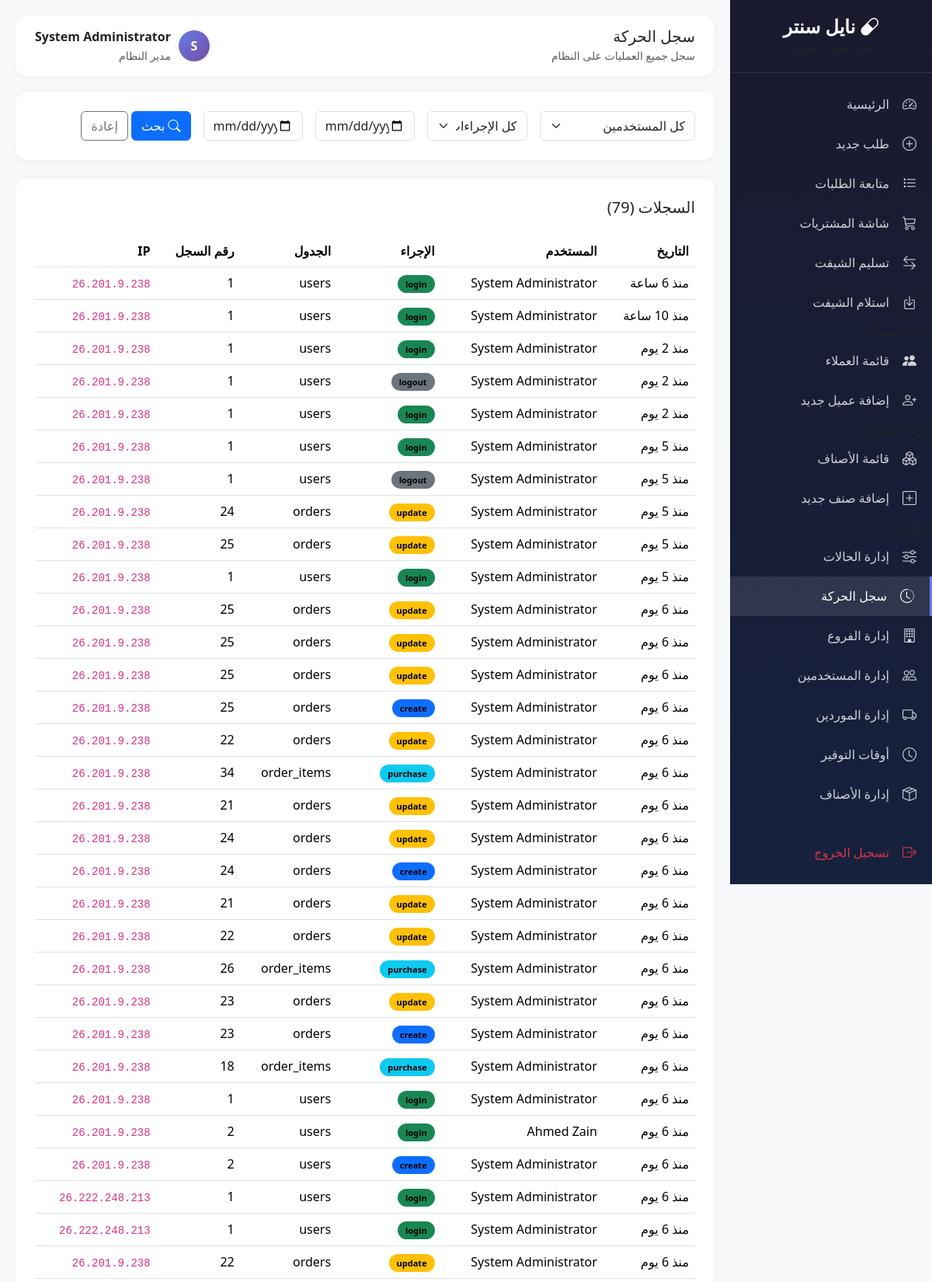
Screenshot of /modules/customer-requests/activity-log.php (signed in, upper part) with the database file from the repository.
### tables this page shows
CREATE TABLE `activity_logs` (
  `id` int(11) NOT NULL,
  `user_id` int(11) DEFAULT NULL,
  `user_name` varchar(100) DEFAULT NULL,
  `action` varchar(50) NOT NULL,
  `table_name` varchar(50) DEFAULT NULL,
  `record_id` int(11) DEFAULT NULL,
  `old_value` text DEFAULT NULL,
  `new_value` text DEFAULT NULL,
  `ip_address` varchar(50) DEFAULT NULL,
  `created_at` timestamp NOT NULL DEFAULT current_timestamp()
);

CREATE TABLE `users` (
  `id` int(11) NOT NULL,
  `username` varchar(50) NOT NULL,
  `password` varchar(255) NOT NULL,
  `full_name` varchar(100) NOT NULL,
  `role` enum('admin','pharmacist','purchaser','cashier') DEFAULT 'pharmacist',
  `branch_code` varchar(20) DEFAULT NULL,
  `phone` varchar(20) DEFAULT NULL,
  `is_active` tinyint(1) DEFAULT 1,
  `last_login` datetime DEFAULT NULL,
  `created_at` timestamp NOT NULL DEFAULT current_timestamp(),
  `updated_at` timestamp NOT NULL DEFAULT current_timestamp() ON UPDATE current_timestamp()
);

### core/config.php (called while the page is built, shortened)
<?php
function timeAgo($datetime) {
    $time = strtotime($datetime);
    $now = time();
    $diff = $now - $time;
    if ($diff < 86400) return 'منذ ' . floor($diff / 3600) . ' ساعة';
    if ($diff < 604800) return 'منذ ' . floor($diff / 86400) . ' يوم';
    return date('Y-m-d', $time);
}

### modules/customer-requests/activity-log.php (the view, shortened to what this page needs)
<?php
require_once __DIR__ . '/../../core/config.php';
$db = getDB();
$date_from = $_GET['date_from'] ?? '';
$date_to = $_GET['date_to'] ?? '';
$sql = "SELECT al.*, u.full_name as user_name
        FROM activity_logs al
        LEFT JOIN users u ON al.user_id = u.id
        WHERE 1=1";
$params = [];
$sql .= " ORDER BY al.created_at DESC LIMIT 500";
$stmt = $db->prepare($sql);
$stmt->execute($params);
$logs = $stmt->fetchAll();
$page_title = 'سجل الحركة';
?>
<!DOCTYPE html>
<html lang="ar" dir="rtl">
<head>
    <link href="https://cdn.jsdelivr.net/npm/bootstrap@5.3.2/dist/css/bootstrap.rtl.min.css" rel="stylesheet">
    <link href="https://cdn.jsdelivr.net/npm/bootstrap-icons@1.11.1/font/bootstrap-icons.css" rel="stylesheet">
</head>
<body>
 <?php require_once __DIR__ . '/../../includes/sidebar.php'; ?>
    <div class="main-content">
        <div class="topbar">
            <div><h5 class="mb-0"><?= $page_title ?></h5><small class="text-muted">سجل جميع العمليات على النظام</small></div>
            <div class="d-flex align-items-center">
                <div class="user-avatar" style="width:40px;height:40px;border-radius:50%;background:linear-gradient(135deg, var(--primary), var(--secondary));color:white;display:flex;align-items:center;justify-content:center;font-weight:700;margin-left:10px;"><?= mb_substr($_SESSION['user_name'], 0, 1) ?></div>
                <div><div class="fw-bold"><?= $_SESSION['user_name'] ?></div><small class="text-muted"><?= $_SESSION['user_role'] === 'admin' ? 'مدير النظام' : 'صيدلي' ?></small></div>
            </div>
        </div>
        <div class="content-card mb-4">
            <form method="GET" class="row g-3">
                <div class="col-md-3">
                    <select class="form-select" name="user">
                        <option value="">كل المستخدمين</option>
                    </select>
                </div>
                <div class="col-md-2">
                    <select class="form-select" name="action">
                        <option value="">كل الإجراءات</option>
                    </select>
                </div>
                <div class="col-md-2">
                    <input type="date" class="form-control" name="date_from" value="<?= $date_from ?>" placeholder="من">
                </div>
                <div class="col-md-2">
                    <input type="date" class="form-control" name="date_to" value="<?= $date_to ?>" placeholder="إلى">
                </div>
                <div class="col-md-3">
                    <button type="submit" class="btn btn-primary"><i class="bi bi-search me-1"></i>بحث</button>
                    <a href="activity-log.php" class="btn btn-outline-secondary">إعادة</a>
                </div>
            </form>
        </div>
        <div class="content-card">
            <h5 class="mb-4">السجلات (<?= count($logs) ?>)</h5>
            <div class="table-responsive">
                <table class="table table-hover">
                    <thead>
                        <tr>
                            <th>التاريخ</th>
                            <th>المستخدم</th>
                            <th>الإجراء</th>
                            <th>الجدول</th>
                            <th>رقم السجل</th>
                            <th>IP</th>
                        </tr>
                    </thead>
                    <tbody>
                        <?php foreach ($logs as $log): ?>
                        <tr class="log-row">
                            <td><?= timeAgo($log['created_at']) ?></td>
                            <td><?= $log['user_name'] ?? 'System' ?></td>
                            <td>
                                <span class="action-badge bg-<?=
                                    $log['action'] === 'login' ? 'success' :
                                    ($log['action'] === 'logout' ? 'secondary' :
                                    ($log['action'] === 'create' ? 'primary' :
                                    ($log['action'] === 'update' ? 'warning' :
                                    ($log['action'] === 'delete' ? 'danger' : 'info')))) ?>">
                                    <?= $log['action'] ?>
                                </span>
                            </td>
                            <td><?= $log['table_name'] ?? '-' ?></td>
                            <td><?= $log['record_id'] ?? '-' ?></td>
                            <td><code><?= $log['ip_address'] ?></code></td>
                        </tr>
                        <?php endforeach; ?>
                    </tbody>
                </table>
            </div>
        </div>
    </div>
</body>
</html>

### modules/customer-requests/activity-log.php (style rules this page uses)
:root { --primary: #667eea; --secondary: #764ba2; }
body { background: #f8f9fa; font-family: 'Segoe UI', Tahoma, Geneva, Verdana, sans-serif; }
.main-content { margin-right: 260px; padding: 20px; }
.topbar { background: white; border-radius: 15px; padding: 15px 25px; margin-bottom: 20px; box-shadow: 0 2px 10px rgba(0,0,0,0.05); display: flex; justify-content: space-between; align-items: center; }
.content-card { background: white; border-radius: 15px; padding: 25px; box-shadow: 0 2px 10px rgba(0,0,0,0.05); }
.log-row { transition: all 0.2s; }
.action-badge { padding: 4px 10px; border-radius: 15px; font-size: 11px; font-weight: 600; }

### rows the page displays
activity_logs: created_at "منذ 6 ساعة", user.full_name "System Administrator", action "login", table_name "users", record "1", ip_address "26.201.9.238"
activity_logs: created_at "منذ 10 ساعة", user.full_name "System Administrator", action "login", table_name "users", record "1", ip_address "26.201.9.238"
activity_logs: created_at "منذ 2 يوم", user.full_name "System Administrator", action "login", table_name "users", record "1", ip_address "26.201.9.238"
activity_logs: created_at "منذ 2 يوم", user.full_name "System Administrator", action "logout", table_name "users", record "1", ip_address "26.201.9.238"
activity_logs: created_at "منذ 2 يوم", user.full_name "System Administrator", action "login", table_name "users", record "1", ip_address "26.201.9.238"
activity_logs: created_at "منذ 5 يوم", user.full_name "System Administrator", action "login", table_name "users", record "1", ip_address "26.201.9.238"
activity_logs: created_at "منذ 5 يوم", user.full_name "System Administrator", action "logout", table_name "users", record "1", ip_address "26.201.9.238"
activity_logs: created_at "منذ 5 يوم", user.full_name "System Administrator", action "update", table_name "orders", record "24", ip_address "26.201.9.238"
activity_logs: created_at "منذ 5 يوم", user.full_name "System Administrator", action "update", table_name "orders", record "25", ip_address "26.201.9.238"
activity_logs: created_at "منذ 5 يوم", user.full_name "System Administrator", action "login", table_name "users", record "1", ip_address "26.201.9.238"
activity_logs: created_at "منذ 6 يوم", user.full_name "System Administrator", action "update", table_name "orders", record "25", ip_address "26.201.9.238"
activity_logs: created_at "منذ 6 يوم", user.full_name "System Administrator", action "update", table_name "orders", record "25", ip_address "26.201.9.238"
activity_logs: created_at "منذ 6 يوم", user.full_name "System Administrator", action "update", table_name "orders", record "25", ip_address "26.201.9.238"
activity_logs: created_at "منذ 6 يوم", user.full_name "System Administrator", action "create", table_name "orders", record "25", ip_address "26.201.9.238"
activity_logs: created_at "منذ 6 يوم", user.full_name "System Administrator", action "update", table_name "orders", record "22", ip_address "26.201.9.238"
activity_logs: created_at "منذ 6 يوم", user.full_name "System Administrator", action "purchase", table_name "order_items", record "34", ip_address "26.201.9.238"
activity_logs: created_at "منذ 6 يوم", user.full_name "System Administrator", action "update", table_name "orders", record "21", ip_address "26.201.9.238"
activity_logs: created_at "منذ 6 يوم", user.full_name "System Administrator", action "update", table_name "orders", record "24", ip_address "26.201.9.238"
activity_logs: created_at "منذ 6 يوم", user.full_name "System Administrator", action "create", table_name "orders", record "24", ip_address "26.201.9.238"
activity_logs: created_at "منذ 6 يوم", user.full_name "System Administrator", action "update", table_name "orders", record "21", ip_address "26.201.9.238"
activity_logs: created_at "منذ 6 يوم", user.full_name "System Administrator", action "update", table_name "orders", record "22", ip_address "26.201.9.238"
activity_logs: created_at "منذ 6 يوم", user.full_name "System Administrator", action "purchase", table_name "order_items", record "26", ip_address "26.201.9.238"
activity_logs: created_at "منذ 6 يوم", user.full_name "System Administrator", action "update", table_name "orders", record "23", ip_address "26.201.9.238"
activity_logs: created_at "منذ 6 يوم", user.full_name "System Administrator", action "create", table_name "orders", record "23", ip_address "26.201.9.238"
activity_logs: created_at "منذ 6 يوم", user.full_name "System Administrator", action "purchase", table_name "order_items", record "18", ip_address "26.201.9.238"
activity_logs: created_at "منذ 6 يوم", user.full_name "System Administrator", action "login", table_name "users", record "1", ip_address "26.201.9.238"
activity_logs: created_at "منذ 6 يوم", user.full_name "Ahmed Zain", action "login", table_name "users", record "2", ip_address "26.201.9.238"
activity_logs: created_at "منذ 6 يوم", user.full_name "System Administrator", action "create", table_name "users", record "2", ip_address "26.201.9.238"
activity_logs: created_at "منذ 6 يوم", user.full_name "System Administrator", action "login", table_name "users", record "1", ip_address "26.222.248.213"
activity_logs: created_at "منذ 6 يوم", user.full_name "System Administrator", action "login", table_name "users", record "1", ip_address "26.222.248.213"
activity_logs: created_at "منذ 6 يوم", user.full_name "System Administrator", action "update", table_name "orders", record "22", ip_address "26.201.9.238"

### other values shown
$page_title "سجل الحركة"
mb_substr($_SESSION['user_name'], 0, 1) "S"
$_SESSION['user_name'] "System Administrator"
count($logs) "79"
